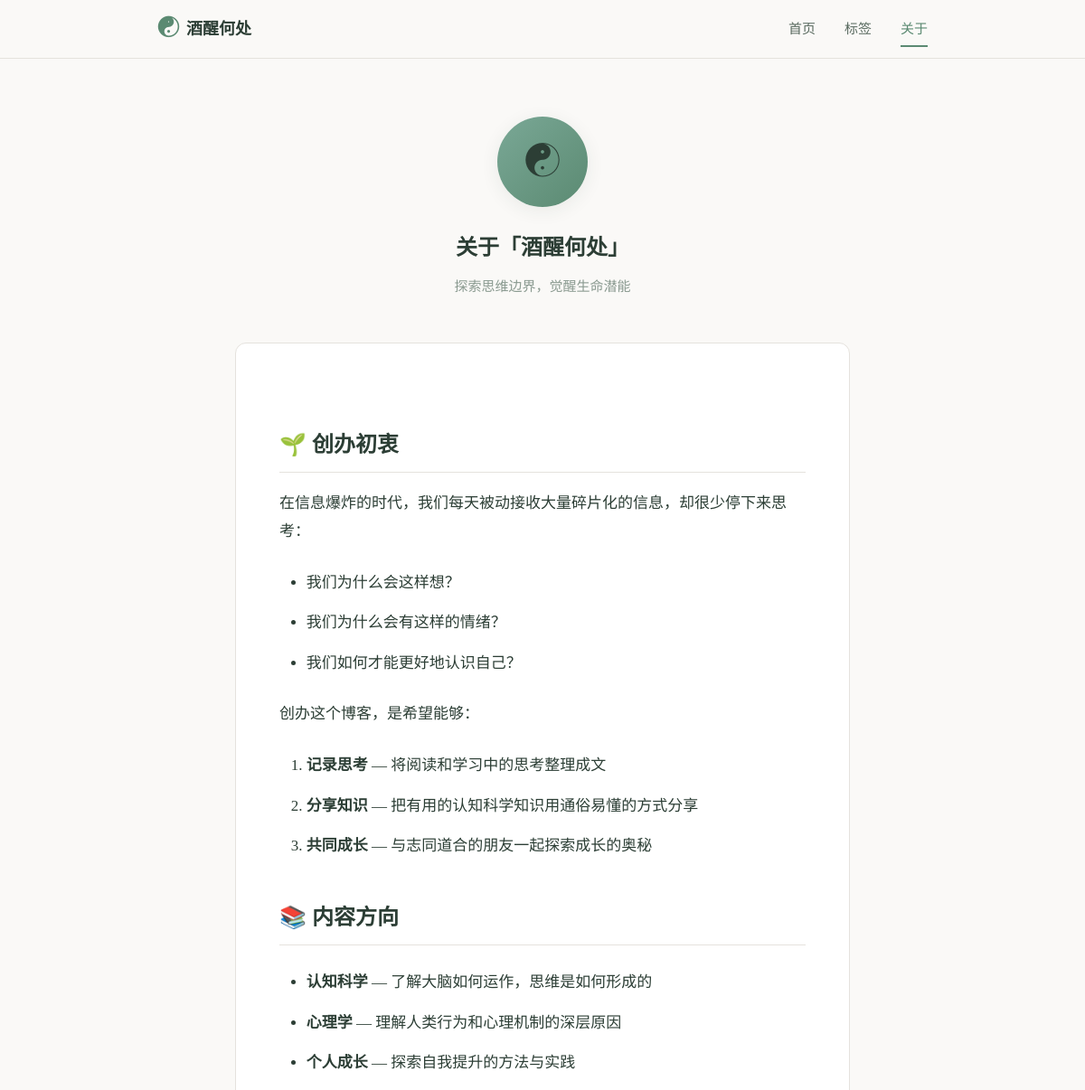
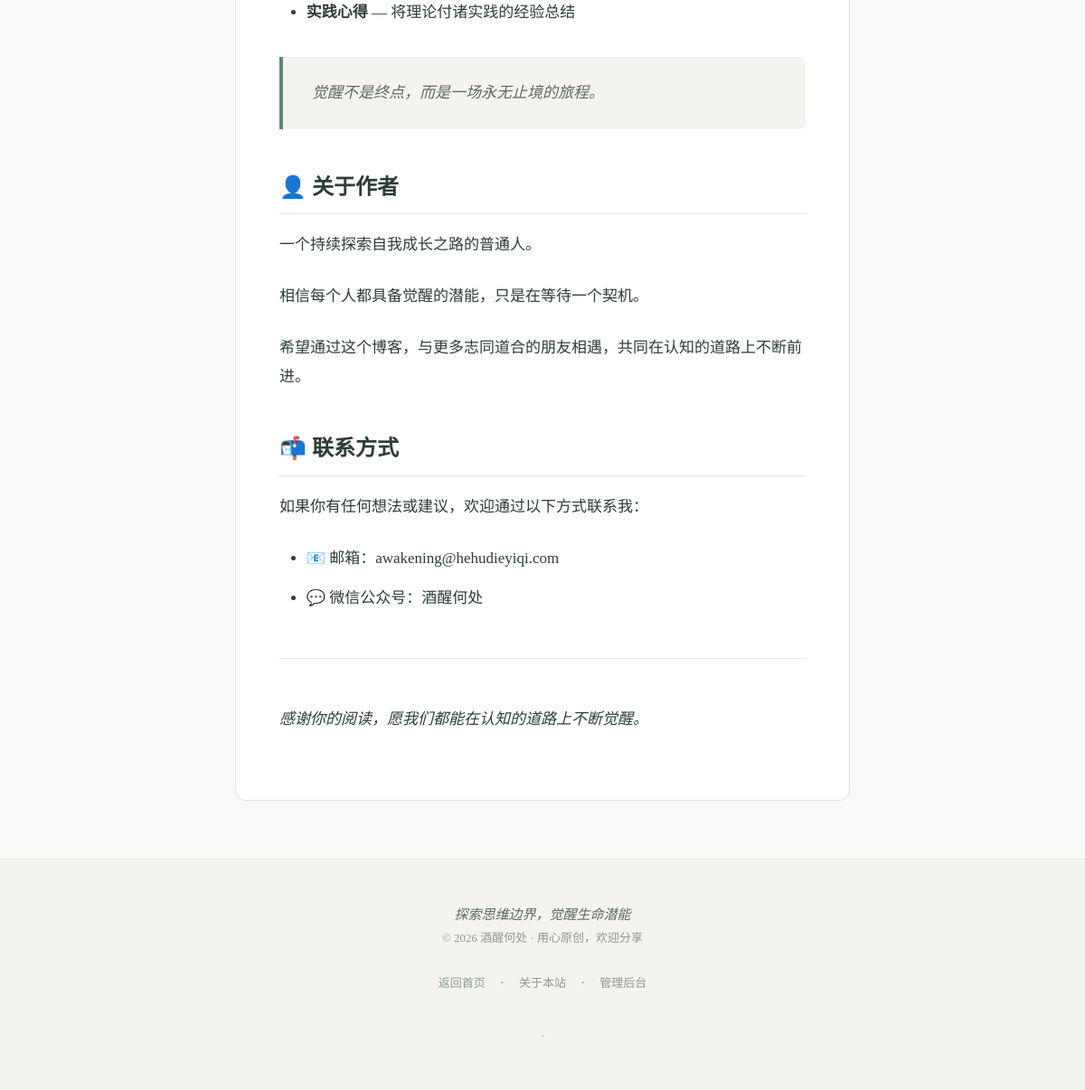
/about, run on the app's committed database (2 pictures, top to bottom).
### tables this page shows
CREATE TABLE site_settings (
            key TEXT PRIMARY KEY,
            value TEXT NOT NULL
        );

### app.py (the view)
@app.route('/about')
def about():
    settings = get_settings()
    conn = get_db()
    cursor = conn.cursor()
    cursor.execute('SELECT content FROM about_page WHERE id = 1')
    row = cursor.fetchone()
    conn.close()
    content = row['content'] if row else ''
    about_html = markdown.markdown(content, extensions=['fenced_code', 'tables'])
    return render_template('about.html', settings=settings, about_content=about_html, version=VERSION)

### app.py (called while the page is built)
def get_db():
    conn = sqlite3.connect(app.config['DATABASE'])
    conn.row_factory = sqlite3.Row
    return conn

def get_settings():
    conn = get_db()
    cursor = conn.cursor()
    cursor.execute('SELECT key, value FROM site_settings')
    settings = {row['key']: row['value'] for row in cursor.fetchall()}
    conn.close()
    return settings

### templates/about.html (shortened to what this page needs)
<!DOCTYPE html>
<html lang="zh-CN">
<head>
    <link rel="stylesheet" href="/css/style.css?v={{ version }}">
    <link rel="stylesheet" href="https://cdnjs.cloudflare.com/ajax/libs/highlight.js/11.9.0/styles/github.min.css">
</head>
<body>
    <div id="app">
        <header class="header">
            <div class="container header-inner">
                <a href="/" class="logo">
                    <span class="logo-icon">{{ settings.get('site_logo', '☯') }}</span>
                    <span class="logo-text">{{ settings.get('site_name', '认知觉醒') }}</span>
                </a>
                <nav class="nav">
                    <a href="/" class="nav-link" data-page="home">首页</a>
                    <a href="/#tags" class="nav-link" data-page="tags">标签</a>
                    <a href="/about" class="nav-link active" data-page="about">关于</a>
                </nav>
            </div>
        </header>
        <main class="main">
            <div class="container">
                <div class="about-page">
                    <div class="about-header">
                        <div class="about-avatar">{{ settings.get('about_avatar', settings.get('site_logo', '☯')) }}</div>
                        <h1 class="about-title">{{ settings.get('about_title', '关于「' + settings.get('site_name', '认知觉醒') + '」') }}</h1>
                        <p class="about-subtitle">{{ settings.get('about_subtitle', '') }}</p>
                    </div>
                    <div class="about-content">
                        <article class="post-content">
                            {{ about_content|safe }}
                        </article>
                    </div>
                </div>
            </div>
        </main>
        <footer class="footer">
            <div class="container">
                <div class="footer-content">
                    <div class="footer-info">
                        <p class="footer-slogan">{{ settings.get('footer_slogan', '') }}</p>
                        <p class="footer-copyright">{{ settings.get('footer_copyright', '') }}</p>
                    </div>
                    <div class="footer-links">
                        <a href="/" class="footer-link">返回首页</a>
                        <span class="footer-divider">·</span>
                        <a href="/about" class="footer-link">关于本站</a>
                        <span class="footer-divider">·</span>
                        <a href="/admin" class="footer-link">管理后台</a>
                    </div>
                    <div class="footer-stats">
                        <span class="footer-divider">·</span>
                    </div>
                </div>
            </div>
        </footer>
    </div>
</body>
</html>

### data on the page
site_settings: get "酒醒何处", get "关于「酒醒何处」"
site_settings: get "探索思维边界，觉醒生命潜能"
site_settings: get "探索思维边界，觉醒生命潜能"
site_settings: get "© 2026 酒醒何处 · 用心原创，欢迎分享"

### other printed values
{{ settings.get('site_logo', '☯') }} "☯"
{{ settings.get('about_avatar', settings.get('site_logo', '☯')) }} "☯"
